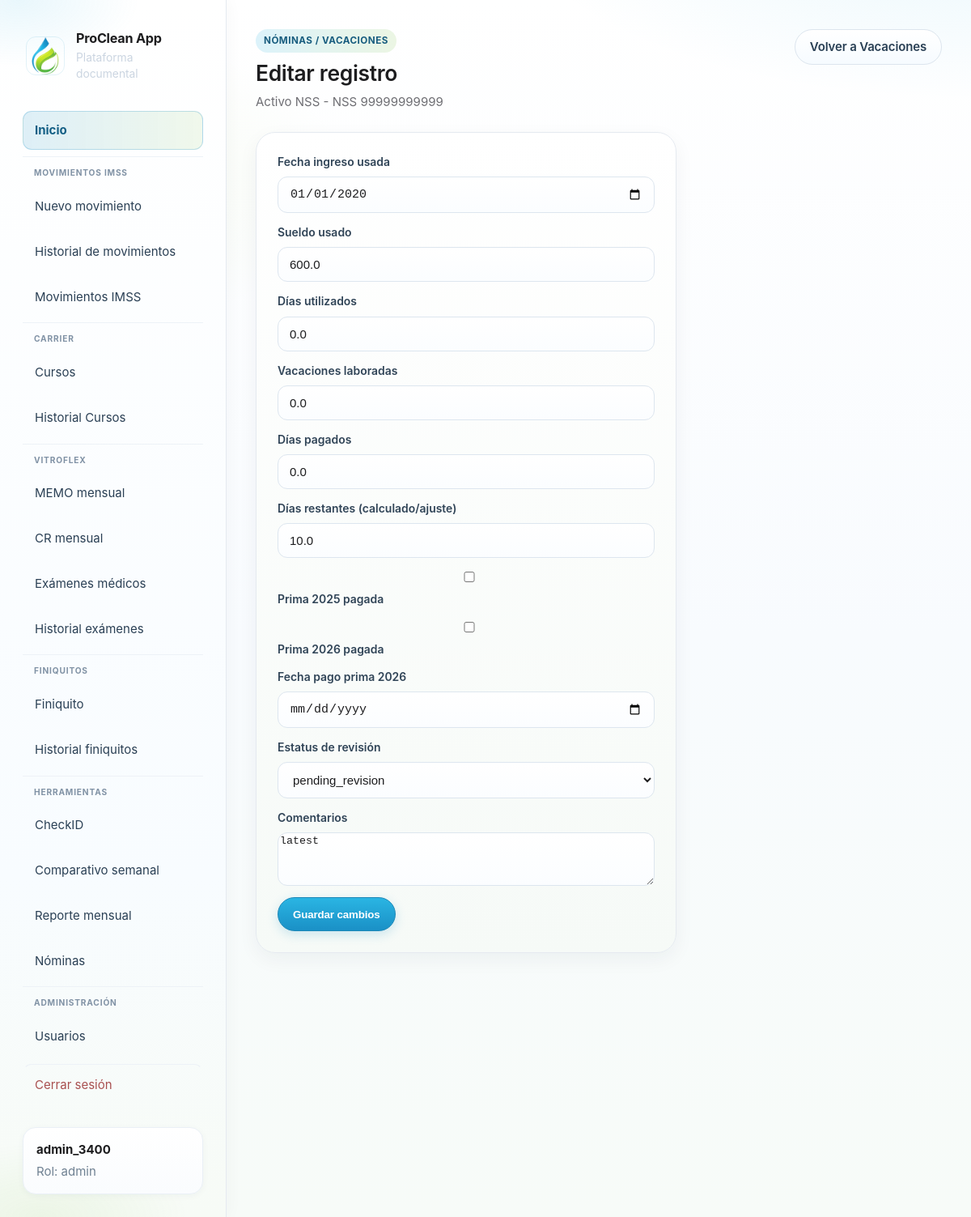
/nomina/vacaciones/81/editar (signed in), run on the app's committed database.
### tables this page shows
CREATE TABLE "users" (
            id INTEGER PRIMARY KEY AUTOINCREMENT,
            username TEXT NOT NULL UNIQUE,
            password_hash TEXT NOT NULL,
            role TEXT NOT NULL CHECK(role IN ('admin','usuario','coordinador','nomina')),
            created_at TEXT NOT NULL
        );

CREATE TABLE nomina_vacaciones_empleados (
            id INTEGER PRIMARY KEY AUTOINCREMENT,
            import_id INTEGER NOT NULL,
            nss TEXT,
            nombre_historico TEXT,
            nombre_normalizado TEXT,
            nombre_headcount TEXT,
            cliente TEXT,
            planta_historica TEXT,
            planta_headcount TEXT,
            fecha_ingreso_historica TEXT,
            fecha_ingreso_headcount TEXT,
            fecha_ingreso_usada TEXT,
            estatus_headcount TEXT,
            sueldo_historico REAL,
            sueldo_headcount REAL,
            sueldo_usado REAL,
            dias_vacaciones_historico REAL,
            dias_utilizados REAL,
            vacaciones_laboradas REAL,
            dias_pagados REAL,
            dias_restantes_historico REAL,
            dias_restantes_calculado REAL,
            prima_2025_pagada INTEGER NOT NULL DEFAULT 0,
            semana_pago_prima_2025 TEXT,
            prima_2026_pagada INTEGER NOT NULL DEFAULT 0,
            fecha_pago_prima_2026 TEXT,
            monto_total_historico REAL,
            monto_total_recalculado REAL,
            comentarios TEXT,
            match_status TEXT,
            match_score REAL,
            warnings_json TEXT,
            editable_json TEXT,
            updated_by INTEGER,
            updated_at TEXT, headcount_source TEXT, headcount_raw_status TEXT,
            FOREIGN KEY(import_id) REFERENCES nomina_vacaciones_imports(id) ON DELETE CASCADE
        );

### modules/nomina/blueprint.py (the view, shortened to what this page needs)
@nomina_bp.route("/vacaciones/<int:row_id>/editar", methods=["GET", "POST"])
@_nomina_dashboard_required
def vacaciones_editar(row_id: int):
    row = get_vacaciones_empleado(_db_path(), row_id)
    if row is None:
        flash("Registro de vacaciones no encontrado.", "error")
        return redirect(url_for("nomina.vacaciones_index"))
    return render_template("nomina/vacaciones_edit.html", row=row)

### app.py (called while the page is built)
def current_user():
    return getattr(g, "user", None)

def get_user_by_id(user_id: int | None):
    if not user_id:
        return None
    conn = sqlite3.connect(DB_PATH)
    conn.row_factory = sqlite3.Row
    try:
        return conn.execute("SELECT * FROM users WHERE id = ?", (user_id,)).fetchone()
    finally:
        conn.close()

### modules/carrier/blueprint.py (called while the page is built)
@carrier_curso_bp.app_context_processor
def _inject_forms_url():
    return {"carrier_forms_curso_url": FORMS_CURSO_URL}

### modules/nomina/blueprint.py (called while the page is built)
def _nomina_dashboard_required(view):
    @wraps(view)
    def wrapped(*args, **kwargs):
        if g.user is None:
            return redirect(url_for("login"))
        role = _current_role()
        if role not in _NOMINA_DASHBOARD_ROLES:
            abort(403)
        return view(*args, **kwargs)
    return wrapped

def _db_path() -> str:
    return str(current_app.config["DATABASE"])

def _current_role() -> str:
    if g.user is None:
        return ""
    try:
        return str(g.user["role"] or "").strip().lower()
    except Exception:
        return ""

### modules/nomina/db.py (called while the page is built)
def get_vacaciones_empleado(db_path: str, row_id: int) -> dict[str, Any] | None:
    conn = sqlite3.connect(db_path)
    conn.row_factory = sqlite3.Row
    try:
        row = conn.execute(
            "SELECT * FROM nomina_vacaciones_empleados WHERE id = ?",
            (row_id,),
        ).fetchone()
        if row is None:
            return None
        d = dict(row)
        d["warnings"] = json.loads(d.get("warnings_json") or "[]")
        d["editable_json"] = json.loads(d.get("editable_json") or "{}")
        return d
    finally:
        conn.close()

### templates/nomina/vacaciones_edit.html (shortened to what this page needs)
{% extends 'base.html' %}
{% block content %}
<section class="page-head">
  <div>
    <span class="eyebrow">Nóminas / Vacaciones</span>
    <h2>Editar registro</h2>
    <p>{{ row.nombre_historico }} {% if row.nss %}- NSS {{ row.nss }}{% endif %}</p>
  </div>
  <a class="btn btn-secondary" href="{{ url_for('nomina.vacaciones_index') }}">Volver a Vacaciones</a>
</section>
<section class="form-card compact-form">
  <form method="post">
    <label>Fecha ingreso usada
      <input type="date" name="fecha_ingreso_usada" value="{{ row.fecha_ingreso_usada or '' }}">
    </label>
    <label>Sueldo usado
      <input type="number" step="0.01" name="sueldo_usado" value="{{ row.sueldo_usado if row.sueldo_usado is not none else '' }}">
    </label>
    <label>Días utilizados
      <input type="number" step="0.01" name="dias_utilizados" value="{{ row.dias_utilizados if row.dias_utilizados is not none else '' }}">
    </label>
    <label>Vacaciones laboradas
      <input type="number" step="0.01" name="vacaciones_laboradas" value="{{ row.vacaciones_laboradas if row.vacaciones_laboradas is not none else '' }}">
    </label>
    <label>Días pagados
      <input type="number" step="0.01" name="dias_pagados" value="{{ row.dias_pagados if row.dias_pagados is not none else '' }}">
    </label>
    <label>Días restantes (calculado/ajuste)
      <input type="number" step="0.01" name="dias_restantes_calculado" value="{{ row.dias_restantes_calculado if row.dias_restantes_calculado is not none else '' }}">
    </label>
    <label><input type="checkbox" name="prima_2025_pagada" value="1" {% if row.prima_2025_pagada %}checked{% endif %}> Prima 2025 pagada</label>
    <label><input type="checkbox" name="prima_2026_pagada" value="1" {% if row.prima_2026_pagada %}checked{% endif %}> Prima 2026 pagada</label>
    <label>Fecha pago prima 2026
      <input type="date" name="fecha_pago_prima_2026" value="{{ row.fecha_pago_prima_2026 or '' }}">
    </label>
    <label>Estatus de revisión
      <select name="revision_status">
        {% set rev = row.editable_json.get('revision_status', 'pending_revision') %}
        <option value="pending_revision" {% if rev == 'pending_revision' %}selected{% endif %}>pending_revision</option>
      </select>
    </label>
    <label>Comentarios
      <textarea name="comentarios" rows="4">{{ row.comentarios or '' }}</textarea>
    </label>
    <button type="submit" class="btn btn-primary">Guardar cambios</button>
  </form>
</section>
{% endblock %}

### templates/_sidebar_body.html
<div class="brand">
  <a class="brand-link" href="{% if current_user.role == 'admin' %}{{ url_for('dashboard') }}{% else %}{{ url_for('home_usuario') }}{% endif %}">
    <img class="brand-logo-icon" src="{{ url_for('static', filename='branding/proclean-isotype.png') }}" width="48" height="48" alt="">
    <div class="brand-text">
      <span class="brand-title">{{ app_name }}</span>
      <p class="brand-tagline">Plataforma documental</p>
    </div>
  </a>
</div>
<nav class="nav" aria-label="Principal">
  {% if current_user.role == 'admin' %}
  <a href="{{ url_for('dashboard') }}" class="nav-link nav-link-home">Inicio</a>
  {% else %}
  <a href="{{ url_for('home_usuario') }}" class="nav-link nav-link-home">Inicio</a>
  {% endif %}
  <div class="nav-group">
    <span class="nav-group-label">Movimientos IMSS</span>
    <a href="{{ url_for('nuevo_formato') }}" class="nav-link">Nuevo movimiento</a>
    <a href="{{ url_for('historial') }}" class="nav-link">Historial de movimientos</a>
    <a href="{{ url_for('exportacion_imss.index') }}" class="nav-link">Movimientos IMSS</a>
  </div>
  <div class="nav-group">
    <span class="nav-group-label">Carrier</span>
    <a href="{{ url_for('carrier_curso.index') }}" class="nav-link">Cursos</a>
    <a href="{{ url_for('carrier_curso.historial_exportaciones') }}" class="nav-link">Historial Cursos</a>
  </div>
  <div class="nav-group">
    <span class="nav-group-label">Vitroflex</span>
    <a href="{{ url_for('vitroflex.memo_mensual') }}" class="nav-link">MEMO mensual</a>
    <a href="{{ url_for('vitroflex.cr_mensual') }}" class="nav-link">CR mensual</a>
    <a href="{{ url_for('examenes_medicos.index') }}" class="nav-link">Exámenes médicos</a>
    <a href="{{ url_for('examenes_medicos.historial_page') }}" class="nav-link">Historial exámenes</a>
  </div>
  <div class="nav-group">
    <span class="nav-group-label">Finiquitos</span>
    <a href="{{ url_for('finiquitos.pagina_finiquito') }}" class="nav-link">Finiquito</a>
    <a href="{{ url_for('finiquitos.pagina_historial') }}" class="nav-link">Historial finiquitos</a>
  </div>
  <div class="nav-group">
    <span class="nav-group-label">Herramientas</span>
    <a href="{{ url_for('checkid_consulta') }}" class="nav-link">CheckID</a>
    <a href="{{ url_for('comparativo.index') }}" class="nav-link">Comparativo semanal</a>
    <a href="{{ url_for('comparativo.reporte_mensual_index') }}" class="nav-link">Reporte mensual</a>
    {% if current_user.role in ['admin', 'coordinador', 'nomina'] %}
    <a href="{{ url_for('nomina.index') }}" class="nav-link">Nóminas</a>
    {% endif %}
  </div>
  {% if current_user.role == 'admin' %}
  <div class="nav-group">
    <span class="nav-group-label">Administración</span>
    <a href="{{ url_for('admin_usuarios') }}" class="nav-link">Usuarios</a>
  </div>
  {% endif %}
  <a href="{{ url_for('logout') }}" class="nav-link danger nav-link-logout">Cerrar sesión</a>
</nav>
<div class="user-box">
  <strong>{{ current_user.username }}</strong>
  <span>Rol: {{ current_user.role }}</span>
</div>

### data on the page
users: username "admin_3400", role "admin"
nomina_vacaciones_empleados: nombre_historico "Activo NSS", nss "99999999999", fecha_ingreso_usada "01/01/2020", sueldo_usado "600.0", dias_utilizados "0.0", vacaciones_laboradas "0.0", dias_pagados "0.0", dias_restantes_calculado "10.0", comentarios "latest"

### other printed values
{{ app_name }} "ProClean App"
